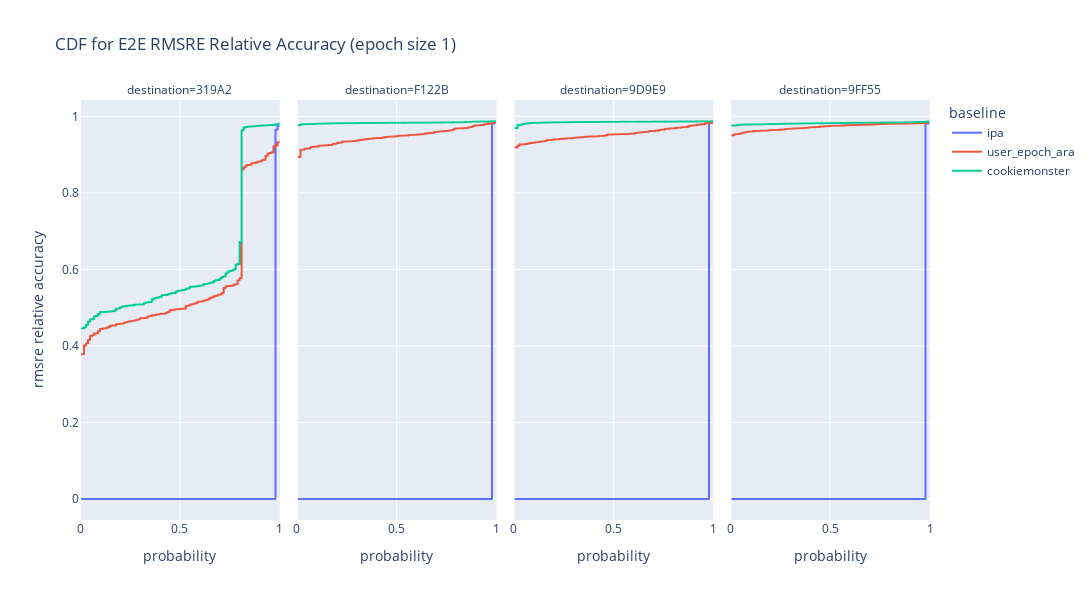
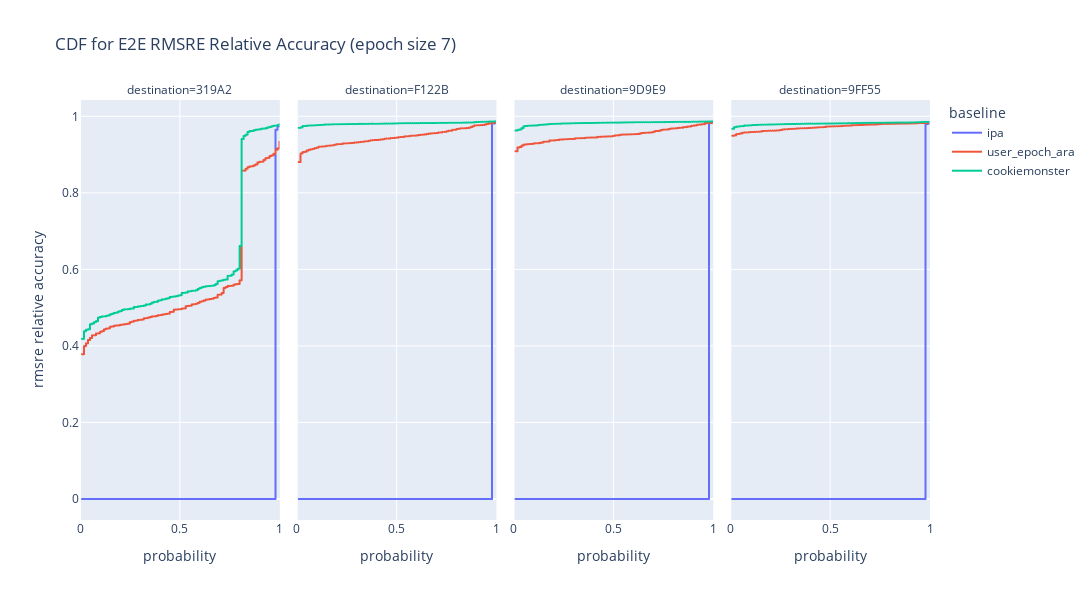

Notebook source saved alongside these figures, in order:
### Code cell
for epoch_size in destination_abb.num_days_per_epoch.unique():
    print(epoch_size)
    fig = plot_cdf_accuracy(
        df=destination_abb,
        epoch_size=epoch_size,
        by_destination=True,
        log_y=False,
        category_orders={
            "destination": [
                "319A2",
                "F122B",
                "9D9E9",
                "9FF55"
            ]
        }
    )
    fig.write_image(f"e2e_rmsre_dest_rel_acc_epoch_{epoch_size}.png")
